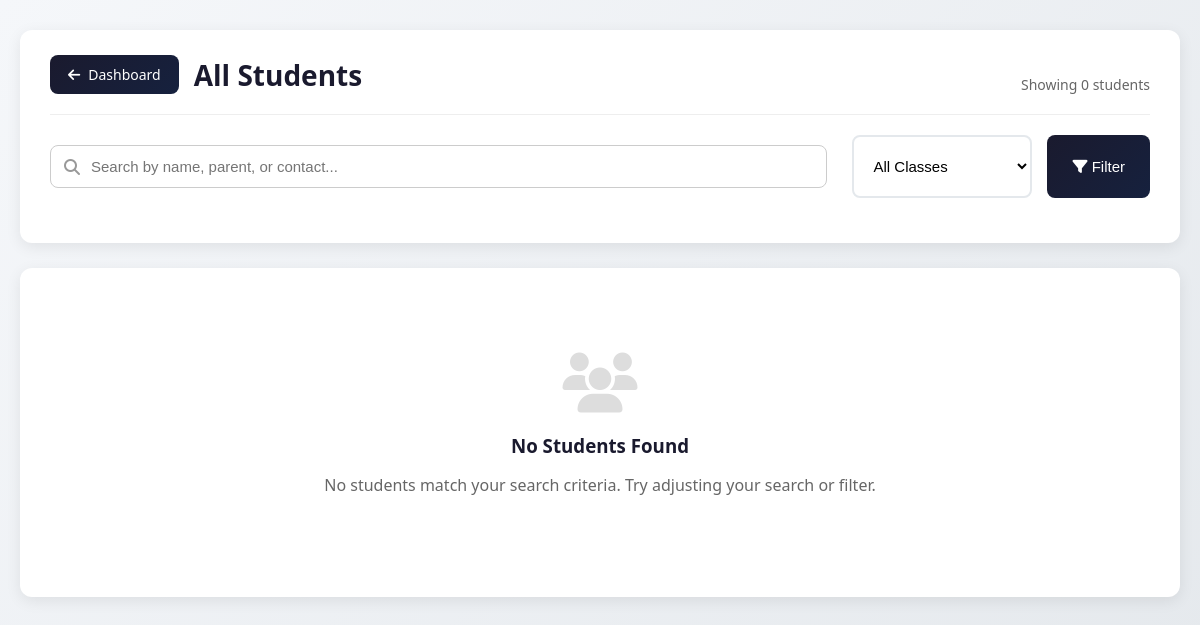
The page /all_students (signed in) on the database as committed earlier.
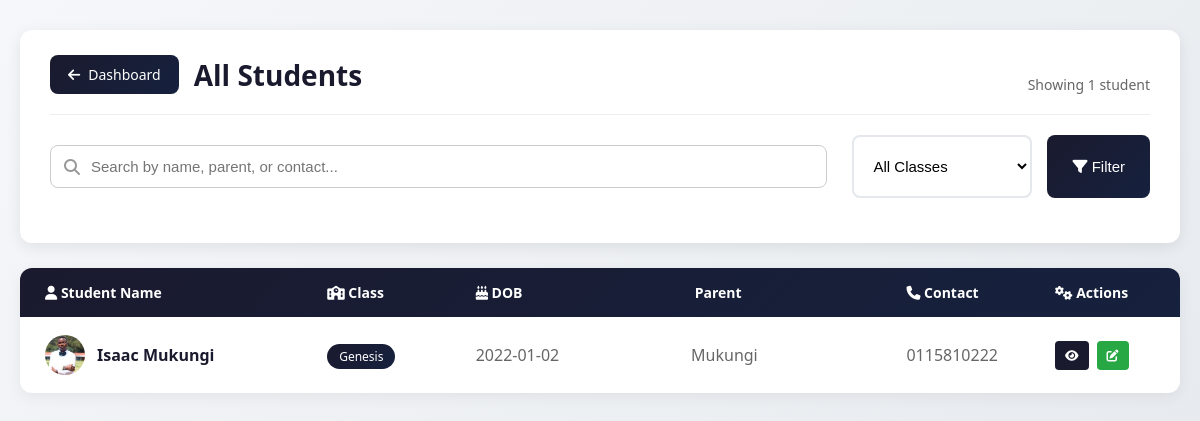
The same page on the database as committed later.
### app.py (models this page shows)
class Student(db.Model):
    id = db.Column(db.Integer, primary_key=True)
    name = db.Column(db.String(100), nullable=False)
    dob = db.Column(db.String(20), nullable=False)
    parent = db.Column(db.String(100))
    contact = db.Column(db.String(50))
    student_class = db.Column(db.String(50))
    status = db.Column(db.String(10), default="active")
    deletion_requested = db.Column(db.Boolean, default=False)
    profile_image = db.Column(db.String(200))  # Store image filename
    family_id = db.Column(db.String(50))  # For grouping family members

### app.py (the view, shortened to what this page needs)
@app.route("/all_students")
def all_students():
    if "user" not in session:
        flash("You must be logged in to view this page.", "error")
        return redirect(url_for("home"))
    selected_class = request.args.get("class_name")
    search_query = request.args.get("search", "").strip()
    class_list = ['Genesis', 'Exodus', 'Psalms', 'Proverbs', 'Revelation', 'High Schoolers']
    query = Student.query.filter(Student.status == "active", Student.profile_image != None)
    if selected_class:
        query = query.filter_by(student_class=selected_class)
    students = query.order_by(Student.name).all()
    return render_template("all_students.html", students=students, selected_class=selected_class, class_list=class_list, search_query=search_query)

### app.py (called while the page is built)
@app.context_processor
def inject_now():
    return {'now': datetime.now}

@app.context_processor
def utility_functions():
    def attendance_present(student_id, sunday):
        record = Attendance.query.filter_by(student_id=student_id, date=sunday).first()
        return record.present if record else False
    return dict(attendance_present=attendance_present)

### templates/all_students.html (shortened to what the changed rows need)
<!DOCTYPE html>
<html lang="en">
<head>
    <link rel="stylesheet" href="{{ url_for('static', filename='css/styles.css') }}">
    <link rel="stylesheet" href="https://cdnjs.cloudflare.com/ajax/libs/font-awesome/6.5.0/css/all.min.css">
</head>
<body>
<div class="page-container">
    <div class="header-card">
        <div class="header-top">
            <div class="header-left">
                <a href="{{ url_for('dashboard') }}" class="btn-back">
                </a>
                <h1 class="page-title">
                    All Students
                </h1>
            </div>
            <div class="results-count">
                Showing {{ students|length }} student{{ '' if students|length == 1 else 's' }}
            </div>
        </div>
    </div>
    {% if students %}
    <div class="students-list" id="studentsList">
        <div class="students-list-header">
            <div><i class="fas fa-user"></i> Student Name</div>
            <div><i class="fas fa-school"></i> Class</div>
            <div><i class="fas fa-birthday-cake"></i> DOB</div>
            <div> Parent</div>
            <div><i class="fas fa-phone"></i> Contact</div>
            <div><i class="fas fa-cogs"></i> Actions</div>
        </div>
        {% for student in students %}
        <div class="student-row" data-name="{{ student.name.lower() }}" data-parent="{{ (student.parent or '').lower() }}" data-contact="{{ (student.contact or '').lower() }}">
            <div style="display: flex; align-items: center; gap: 12px;">
                {% if student.profile_image %}
                    <img src="{{ url_for('static', filename='uploads/profiles/' + student.profile_image) }}"
                         alt="{{ student.name }}" style="width: 40px; height: 40px; border-radius: 50%; object-fit: cover;">
                {% else %}
                    <div style="width: 40px; height: 40px; border-radius: 50%; background: #1a1a2e; display: flex; align-items: center; justify-content: center; color: white;">
                        <i class="fas fa-user"></i>
                    </div>
                {% endif %}
                <span style="font-weight: 600; color: #1a1a2e;">{{ student.name }}</span>
            </div>
            <div><span class="class-badge">{{ student.student_class }}</span></div>
            <div style="color: #666;">{{ student.dob }}</div>
            <div style="color: #666;">{{ student.parent or '-' }}</div>
            <div style="color: #666;">{{ student.contact or '-' }}</div>
            <div style="display: flex; gap: 8px;">
                <a href="{{ url_for('student_detail', student_id=student.id) }}" style="padding: 6px 10px; background: #1a1a2e; color: white; border-radius: 4px; text-decoration: none; font-size: 12px;">
                    <i class="fas fa-eye"></i>
                </a>
                {% if session['role'] == 'admin' %}
                <a href="{{ url_for('edit_student', student_id=student.id) }}" style="padding: 6px 10px; background: #28a745; color: white; border-radius: 4px; text-decoration: none; font-size: 12px;">
                    <i class="fas fa-edit"></i>
                </a>
                {% endif %}
            </div>
        </div>
        {% endfor %}
    </div>
    {% else %}
    <div class="header-card">
        <div class="empty-state">
            <i class="fas fa-users"></i>
            <h3>No Students Found</h3>
            <p>No students match your search criteria. Try adjusting your search or filter.</p>
        </div>
    </div>
    {% endif %}
</div>
</body>
</html>

Rows that differ between the two databases and show on the page:
added Student: profile_image (picture), name "Isaac Mukungi", student_class "Genesis", dob "2022-01-02", parent "Mukungi", contact "0115810222"
Other text that changed with them:
{{ students|length }}: "0" → "1"
{{ '' if students|length == 1 else 's' }}: "s" → (not shown)
text no longer shown: "No Students Found No students match your search criteria. Try adjusting your search or filter."
text now shown: "Student Name Class DOB Parent Contact Actions"
